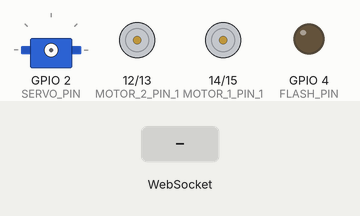
Simulated run of this sketch. Board: ESP32. Shown: servo, motor-driver pin pairs drawn as motors (green arrow = first pin HIGH = forward, orange = second pin HIGH = backward, longer = more drive), output pins drawn as LEDs (lit = HIGH). Wiring (inferred from the names in the program): servo: signal GPIO 2. Inputs (shaded band) come from the test bench. WiFi joins after 1.5 s; servers stay silent unless stated; the camera gives no picture; servo pulses on a pin are drawn as a servo (544–2400 µs = 0–180°); pins used as bus, display or sensor lines are not drawn; what the sketch prints to the serial monitor is not drawn.

Above: at 3.0 s.
3.1 s: WebSocket text "servo" received
At 3.9 s:
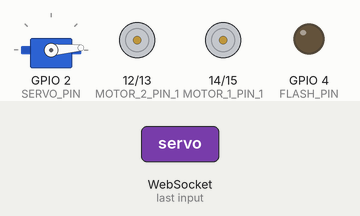
5.0 s: WebSocket text "forward" received
At 5.3 s:
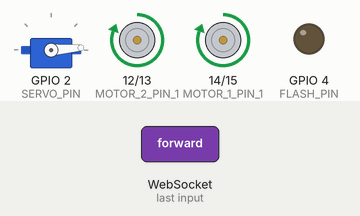
6.5 s: WebSocket text "left" received
At 7.6 s:
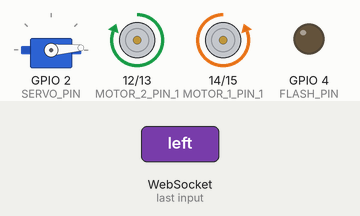
8.0 s: WebSocket text "right" received
At 8.8 s:
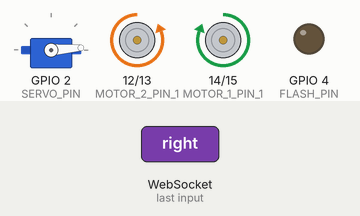
9.5 s: WebSocket text "backward" received
At 9.9 s:
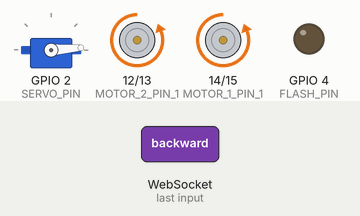
11.0 s: WebSocket text "flashon" received
At 12.2 s:
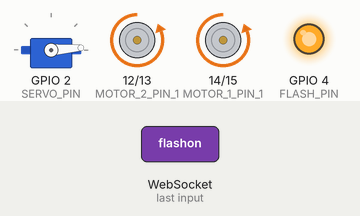
Timing chart, 0 to 13.5 s (numbered marks = the images above; inputs shaded):
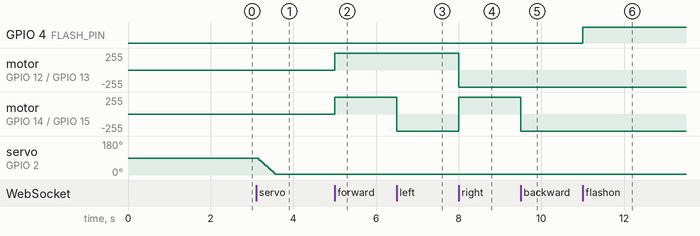

Measured:
- after the input at 3.1 s, servo on GPIO 2 (SERVO_PIN): moves from 90° to 4° over 0.43 s, starting at once
- after the input at 5.0 s, motor on GPIO 12 (MOTOR_2_PIN_1) / GPIO 13 (MOTOR_2_PIN_2), motor on GPIO 14 (MOTOR_1_PIN_1) / GPIO 15 (MOTOR_1_PIN_2): stopped → forward 255/255 at once
- after the input at 6.5 s, motor on GPIO 14 (MOTOR_1_PIN_1) / GPIO 15 (MOTOR_1_PIN_2): forward 255/255 → backward 255/255 at once
- after the input at 8.0 s, motor on GPIO 12 (MOTOR_2_PIN_1) / GPIO 13 (MOTOR_2_PIN_2): forward 255/255 → backward 255/255 at once; motor on GPIO 14 (MOTOR_1_PIN_1) / GPIO 15 (MOTOR_1_PIN_2): backward 255/255 → forward 255/255 at once
- after the input at 9.5 s, motor on GPIO 14 (MOTOR_1_PIN_1) / GPIO 15 (MOTOR_1_PIN_2): forward 255/255 → backward 255/255 at once
- after the input at 11.0 s, GPIO 4 (FLASH_PIN): LOW → HIGH at once

The sketch:

esp32-cam.ino
```cpp
#include <Arduino.h>

#include <WiFi.h>
#include <WiFiMulti.h>
#include <WiFiClientSecure.h>

#include <WebSocketsClient.h>

#include "esp_camera.h"
#include "soc/soc.h"           // Disable brownour problems
#include "soc/rtc_cntl_reg.h"  // Disable brownour problems

// Pin definition for CAMERA_MODEL_AI_THINKER
#define PWDN_GPIO_NUM     32
#define RESET_GPIO_NUM    -1
#define XCLK_GPIO_NUM      0
#define SIOD_GPIO_NUM     26
#define SIOC_GPIO_NUM     27

#define Y9_GPIO_NUM       35
#define Y8_GPIO_NUM       34
#define Y7_GPIO_NUM       39
#define Y6_GPIO_NUM       36
#define Y5_GPIO_NUM       21
#define Y4_GPIO_NUM       19
#define Y3_GPIO_NUM       18
#define Y2_GPIO_NUM        5
#define VSYNC_GPIO_NUM    25
#define HREF_GPIO_NUM     23
#define PCLK_GPIO_NUM     22

#define MOTOR_1_PIN_1    14
#define MOTOR_1_PIN_2    15
#define MOTOR_2_PIN_1    12
#define MOTOR_2_PIN_2    13
#define FLASH_PIN         4
#define SERVO_PIN         2


/* THIS IS CODE COPIED FROM SERVO LIB, I HAD TO MODIFY IT TO MAKE IT WORK WITH ESP32, THIS IS TEMP SOLUTION */

#define MIN_PULSE_WIDTH       544     // minimum pulse width
#define MAX_PULSE_WIDTH      2400     // maximum pulse width
#define DEFAULT_PULSE_WIDTH  1500     // default pulse width

class CustomServo {
public:
    CustomServo();
    void attach(int pin);
    void detach();
    void write(int angle);
    void writeMicroseconds(int pulseWidth);
    int read();
    int readMicroseconds();
    bool attached();

private:
    int servoPin;
    int pulseWidth;
    bool isAttached;
};

CustomServo::CustomServo() : servoPin(-1), pulseWidth(DEFAULT_PULSE_WIDTH), isAttached(false) {}

void CustomServo::attach(int pin) {
    servoPin = pin;
    isAttached = true;
}

void CustomServo::detach() {
    isAttached = false;
}

void CustomServo::write(int angle) {
    if (angle < 0) angle = 0;
    if (angle > 180) angle = 180;
    pulseWidth = map(angle, 0, 180, MIN_PULSE_WIDTH, MAX_PULSE_WIDTH);
    writeMicroseconds(pulseWidth);
}

void CustomServo::writeMicroseconds(int pulseWidth) {
    if (pulseWidth < MIN_PULSE_WIDTH) pulseWidth = MIN_PULSE_WIDTH;
    if (pulseWidth > MAX_PULSE_WIDTH) pulseWidth = MAX_PULSE_WIDTH;
    this->pulseWidth = pulseWidth;
    if (isAttached) {
        digitalWrite(servoPin, HIGH);
        delayMicroseconds(pulseWidth);
        digitalWrite(servoPin, LOW);
    }
}

int CustomServo::read() {
    return map(pulseWidth, MIN_PULSE_WIDTH, MAX_PULSE_WIDTH, 0, 180);
}

int CustomServo::readMicroseconds() {
    return pulseWidth;
}

bool CustomServo::attached() {
    return isAttached;
}

/* END OF SERVO LIB */


const char* WIFI_SSID = "ssid";
const char* WIFI_PASSWORD = "password";
const char* WS_SERVER_URL = "192.168.15.2";

/* to limit fps */
unsigned long photoPreviousMillis = 0;
long photoInterval = 100;

/* to move servo 2 degrees each 15ms */
unsigned long servoPreviousMillis = 0;
const long servoInterval = 15;
long targetServoAngle = 90;
const long servoChangeStep = 2;
const long servoChangeErrorInterval = servoChangeStep + 1;

WiFiMulti WiFiMulti;
WebSocketsClient webSocket;
CustomServo myServo;

/* send image through ws communication */
void send_photo() {
  if(!webSocket.isConnected())
    return;
  camera_fb_t * fb = NULL;

  fb = esp_camera_fb_get();
  if(!fb) {
    Serial.println("Camera capture failed");
    return;
  }
  webSocket.sendBIN(fb->buf, fb->len);
  esp_camera_fb_return(fb);
}


/* handle all received ws events */
void webSocketEvent(WStype_t type, uint8_t * payload, size_t length) {
  char payloadStr[length + 1];
	switch(type) {
		case WStype_DISCONNECTED:
			Serial.printf("[WSc] Disconnected!\n");
			break;
		case WStype_CONNECTED:
			Serial.printf("[WSc] Connected to url: %s\n", payload);

			break;
		case WStype_TEXT:
			memcpy(payloadStr, payload, length); // copy payload to string
			payloadStr[length] = '\0';

      if(!strcmp(payloadStr, "forward")) {
        Serial.println("Forward");
        digitalWrite(MOTOR_1_PIN_1, 1);
        digitalWrite(MOTOR_1_PIN_2, 0);
        digitalWrite(MOTOR_2_PIN_1, 1);
        digitalWrite(MOTOR_2_PIN_2, 0);
      }
      else if(!strcmp(payloadStr, "left")) {
        Serial.println("Left");
        digitalWrite(MOTOR_1_PIN_1, 0);
        digitalWrite(MOTOR_1_PIN_2, 1);
        digitalWrite(MOTOR_2_PIN_1, 1);
        digitalWrite(MOTOR_2_PIN_2, 0);
      }
      else if(!strcmp(payloadStr, "right")) {
        Serial.println("Right");
        digitalWrite(MOTOR_1_PIN_1, 1);
        digitalWrite(MOTOR_1_PIN_2, 0);
        digitalWrite(MOTOR_2_PIN_1, 0);
        digitalWrite(MOTOR_2_PIN_2, 1);
      }
      else if(!strcmp(payloadStr, "backward")) {
        Serial.println("Backward");
        digitalWrite(MOTOR_1_PIN_1, 0);
        digitalWrite(MOTOR_1_PIN_2, 1);
        digitalWrite(MOTOR_2_PIN_1, 0);
        digitalWrite(MOTOR_2_PIN_2, 1);
      }
      else if(!strcmp(payloadStr, "stop")) {
        Serial.println("Stop");
        digitalWrite(MOTOR_1_PIN_1, 0);
        digitalWrite(MOTOR_1_PIN_2, 0);
        digitalWrite(MOTOR_2_PIN_1, 0);
        digitalWrite(MOTOR_2_PIN_2, 0);
      }
      else if(!strncmp(payloadStr, "servo", 5)) {
        Serial.println(payloadStr);
        int angle = atoi(payloadStr + 5);
        targetServoAngle = angle;
      } else if(!strcmp(payloadStr, "flashon")) {
        Serial.println("flash on");
        digitalWrite(FLASH_PIN, HIGH);
      } else if(!strcmp(payloadStr, "flashoff")) {
        Serial.println("flash off");
        digitalWrite(FLASH_PIN, LOW);
      } else if(!strcmp(payloadStr, "fps20")) {
        Serial.println("fps 20");
        photoInterval = 50;
      } else if(!strcmp(payloadStr, "fps10")) {
        Serial.println("flash 10");
        photoInterval = 100;
      } else if(!strcmp(payloadStr, "resolutionlow")) {
        Serial.println("low resolution VGA");
        sensor_t *s = esp_camera_sensor_get();
        s->set_framesize(s, FRAMESIZE_VGA);
      } else if(!strcmp(payloadStr, "resolutionhigh")) {
        Serial.println("high resolution HD");
        sensor_t *s = esp_camera_sensor_get();
        s->set_framesize(s, FRAMESIZE_HD);
      }
			break;
		case WStype_BIN:
		case WStype_ERROR:
		case WStype_FRAGMENT_TEXT_START:
		case WStype_FRAGMENT_BIN_START:
		case WStype_FRAGMENT:
		case WStype_FRAGMENT_FIN:
			break;
	}

}

void setup() {
  WRITE_PERI_REG(RTC_CNTL_BROWN_OUT_REG, 0); //disable brownout detector
  pinMode(MOTOR_1_PIN_1, OUTPUT);
  pinMode(MOTOR_1_PIN_2, OUTPUT);
  pinMode(MOTOR_2_PIN_1, OUTPUT);
  pinMode(MOTOR_2_PIN_2, OUTPUT);
  pinMode(FLASH_PIN, OUTPUT);
  pinMode(SERVO_PIN, OUTPUT);
  myServo.attach(SERVO_PIN);

	Serial.begin(115200);
  Serial.flush();

  /* camera start */
  camera_config_t config;
  config.ledc_channel = LEDC_CHANNEL_0;
  config.ledc_timer = LEDC_TIMER_0;
  config.pin_d0 = Y2_GPIO_NUM;
  config.pin_d1 = Y3_GPIO_NUM;
  config.pin_d2 = Y4_GPIO_NUM;
  config.pin_d3 = Y5_GPIO_NUM;
  config.pin_d4 = Y6_GPIO_NUM;
  config.pin_d5 = Y7_GPIO_NUM;
  config.pin_d6 = Y8_GPIO_NUM;
  config.pin_d7 = Y9_GPIO_NUM;
  config.pin_xclk = XCLK_GPIO_NUM;
  config.pin_pclk = PCLK_GPIO_NUM;
  config.pin_vsync = VSYNC_GPIO_NUM;
  config.pin_href = HREF_GPIO_NUM;
  config.pin_sscb_sda = SIOD_GPIO_NUM;
  config.pin_sscb_scl = SIOC_GPIO_NUM;
  config.pin_pwdn = PWDN_GPIO_NUM;
  config.pin_reset = RESET_GPIO_NUM;
  config.xclk_freq_hz = 20000000;
  config.pixel_format = PIXFORMAT_JPEG;

  if(psramFound()){
    config.frame_size = FRAMESIZE_VGA;
    config.jpeg_quality = 10;
    config.fb_count = 2;
  } else {
    config.frame_size = FRAMESIZE_VGA;
    config.jpeg_quality = 12;
    config.fb_count = 1;
  }

  // Init Camera
  esp_err_t err = esp_camera_init(&config);
  if (err != ESP_OK) {
    Serial.printf("Camera init failed with error 0x%x", err);
    return;
  }

  /* camera end */


	WiFiMulti.addAP(WIFI_SSID, WIFI_PASSWORD);

	//WiFi.disconnect();
	while(WiFiMulti.run() != WL_CONNECTED) {
		delay(100);
    Serial.print(".");
	}

  Serial.println("");
  Serial.println("Connected to WiFi");
	// server address, port and URL
	webSocket.begin(WS_SERVER_URL, 3000, "/");

	// event handler
	webSocket.onEvent(webSocketEvent);

	// use HTTP Basic Authorization this is optional remove if not needed
	webSocket.setAuthorization("user", "Password");

	// try ever 5000 again if connection has failed
	webSocket.setReconnectInterval(5000);

}

void loop() {
	webSocket.loop();
  unsigned long currentMillis = millis();

  /* check if requested servo angle matches current angle, if not change with 2 degrees each 15ms by default */
  int currentAngle = myServo.read();
  if (currentMillis - servoPreviousMillis >= servoInterval) {
      servoPreviousMillis = currentMillis;
      if (abs(currentAngle - targetServoAngle) > servoChangeErrorInterval) {
        Serial.print(currentAngle);
        Serial.print(" ");
        if (currentAngle > targetServoAngle) {
          myServo.write(currentAngle - servoChangeStep);
        } else {
          myServo.write(currentAngle + servoChangeStep);
        }
      }
  }

  /* limit fps to 10/20 depending on photoInterval */
  if (currentMillis - photoPreviousMillis >= photoInterval) {
      photoPreviousMillis = currentMillis;
      send_photo();
  }
}
```
